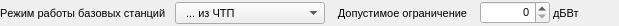
          <widget class="QWidget" name="widget_6" native="true">
           <property name="minimumSize">
            <size>
             <width>0</width>
             <height>20</height>
            </size>
           </property>
           <property name="maximumSize">
            <size>
             <width>16777215</width>
             <height>26</height>
            </size>
           </property>
           <property name="styleSheet">
            <string notr="true"/>
           </property>
           <layout class="QHBoxLayout" name="horizontalLayout_4">
            <property name="spacing">
             <number>0</number>
            </property>
            <property name="leftMargin">
             <number>0</number>
            </property>
            <property name="topMargin">
             <number>0</number>
            </property>
            <property name="rightMargin">
             <number>0</number>
            </property>
            <property name="bottomMargin">
             <number>0</number>
            </property>
            <item>
             <widget class="QLabel" name="Label_IspolzovanieChTP">
              <property name="sizePolicy">
               <sizepolicy hsizetype="Fixed" vsizetype="Preferred">
                <horstretch>0</horstretch>
                <verstretch>0</verstretch>
               </sizepolicy>
              </property>
              <property name="minimumSize">
               <size>
                <width>175</width>
                <height>0</height>
               </size>
              </property>
              <property name="maximumSize">
               <size>
                <width>170</width>
                <height>16777215</height>
               </size>
              </property>
              <property name="font">
               <font>
                <family>Tahoma</family>
                <pointsize>8</pointsize>
                <kerning>false</kerning>
               </font>
              </property>
              <property name="styleSheet">
               <string notr="true"/>
              </property>
              <property name="text">
               <string>Режим работы базовых станций</string>
              </property>
             </widget>
            </item>
            <item>
             <widget class="QComboBox" name="CBox_IspolzovanieChTP">
              <property name="minimumSize">
               <size>
                <width>150</width>
                <height>0</height>
               </size>
              </property>
              <property name="maximumSize">
               <size>
                <width>150</width>
                <height>22</height>
               </size>
              </property>
              <property name="font">
               <font>
                <family>Tahoma</family>
                <pointsize>8</pointsize>
               </font>
              </property>
              <item>
               <property name="text">
                <string>  ... из ЧТП</string>
               </property>
              </item>
              <item>
               <property name="text">
                <string>  ... вращение</string>
               </property>
              </item>
              <item>
               <property name="text">
                <string>  ... комбинированный</string>
               </property>
              </item>
             </widget>
            </item>
            <item>
             <widget class="QLabel" name="Label_DopustimoeOgranichenie">
              <property name="sizePolicy">
               <sizepolicy hsizetype="Fixed" vsizetype="Preferred">
                <horstretch>0</horstretch>
                <verstretch>0</verstretch>
               </sizepolicy>
              </property>
              <property name="minimumSize">
               <size>
                <width>155</width>
                <height>0</height>
               </size>
              </property>
              <property name="maximumSize">
               <size>
                <width>150</width>
                <height>16777215</height>
               </size>
              </property>
              <property name="font">
               <font>
                <family>Tahoma</family>
                <pointsize>8</pointsize>
               </font>
              </property>
              <property name="styleSheet">
               <string notr="true"/>
              </property>
              <property name="text">
               <string>Допустимое ограничение</string>
              </property>
              <property name="alignment">
               <set>Qt::AlignCenter</set>
              </property>
             </widget>
            </item>
            <item>
             <widget class="QSpinBox" name="Edit_DopustimoeOgranichenie">
              <property name="minimumSize">
               <size>
                <width>70</width>
                <height>0</height>
               </size>
              </property>
              <property name="maximumSize">
               <size>
                <width>70</width>
                <height>16777215</height>
               </size>
              </property>
              <property name="font">
               <font>
                <family>Tahoma</family>
                <pointsize>8</pointsize>
               </font>
              </property>
              <property name="frame">
               <bool>true</bool>
              </property>
              <property name="alignment">
               <set>Qt::AlignRight|Qt::AlignTrailing|Qt::AlignVCenter</set>
              </property>
              <property name="maximum">
               <number>30</number>
              </property>
             </widget>
            </item>
            <item>
             <widget class="QLabel" name="Label_DopustimoeOgranichenieSI">
              <property name="font">
               <font>
                <family>Tahoma</family>
                <pointsize>8</pointsize>
               </font>
              </property>
              <property name="text">
               <string> дБВт</string>
              </property>
             </widget>
            </item>
            <item>
             <spacer name="horizontalSpacer_6">
              <property name="orientation">
               <enum>Qt::Horizontal</enum>
              </property>
              <property name="sizeHint" stdset="0">
               <size>
                <width>40</width>
                <height>20</height>
               </size>
              </property>
             </spacer>
            </item>
           </layout>
          </widget>
